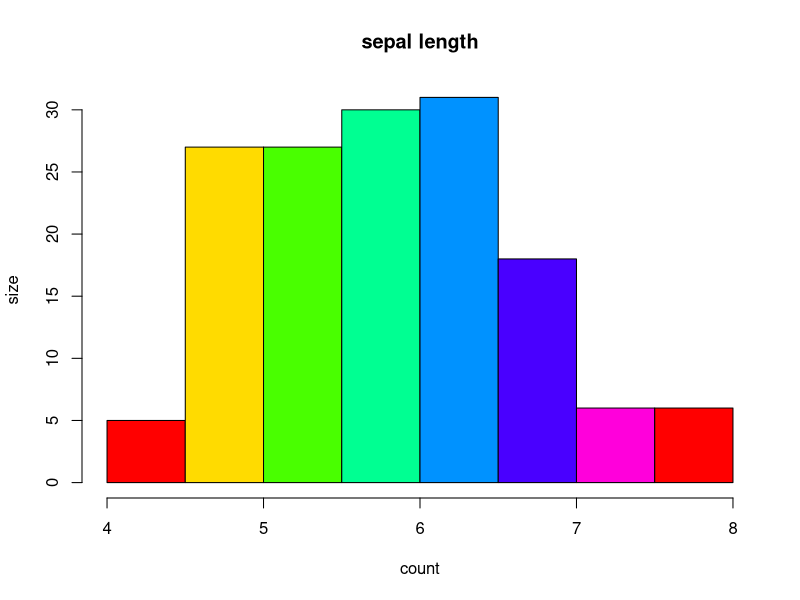
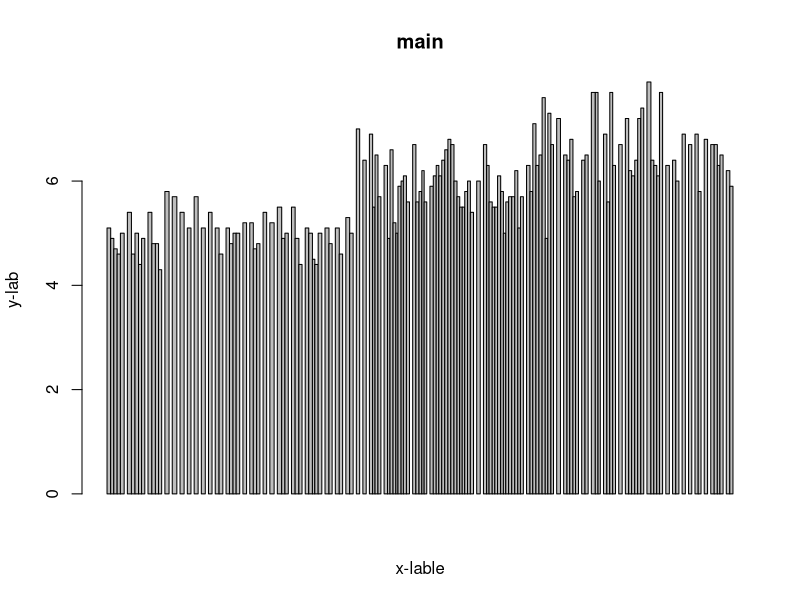
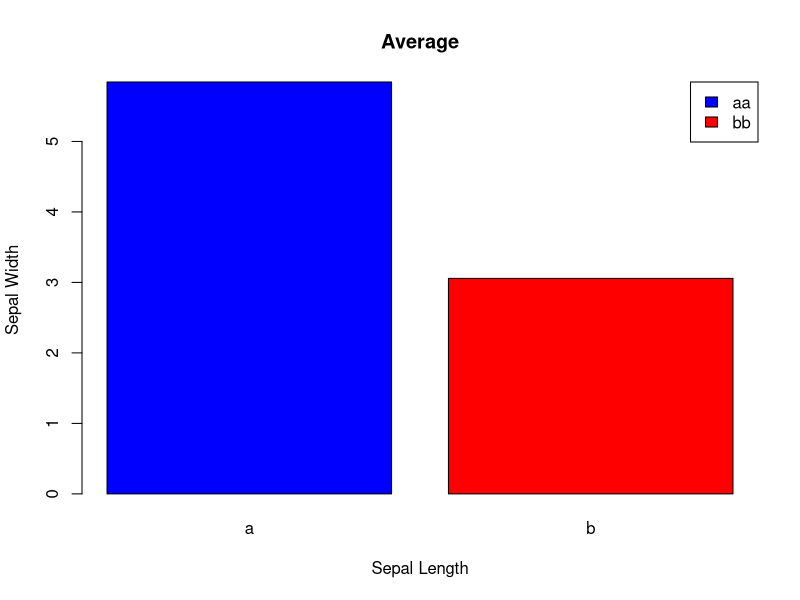

R code for these plots, in order:
data <- datasets::iris
data
hist(data$Sepal.Length,main="sepal length",xlab="count",ylab="size",col = rainbow(7),border = "black",angle = 45)


View(data)
barplot(data$Sepal.Length,data$Sepal.Width,data$Sepal.Length > 5 & data$Sepal.Width > 3,xlab='x-lable',ylab='y-lab',main="main")
a<-mean(data$Sepal.Length)
b<-mean(data$Sepal.Width)

m1<-c(a,b)
barplot(
  m1,
  xlab = "Sepal Length",
  ylab = "Sepal Width",
  main = "Average",
  names.arg = c("a", "b"),
  col = c("blue", "red"),  
  legend.text = c("aa", "bb"),  
  args.legend = list(x = "topright"))
